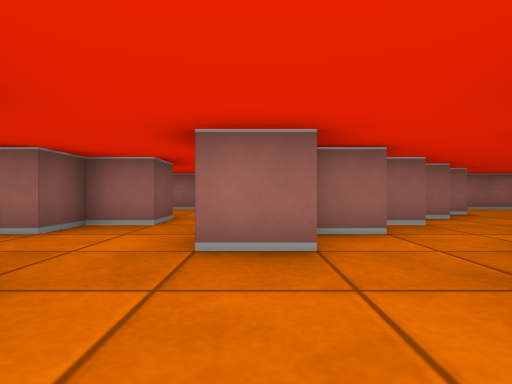
View 1 (above)

24 first-person views from a walk through a cub3D ray-caster map. The camera is about half as high as the walls, looks level and sees 80° across. The floor is counted in squares. Each view is taken from the middle of a square. On the plan, view 1 faces up. The plan holds only what a view shows up to about 9 squares ahead; the rest is blank.

View 2
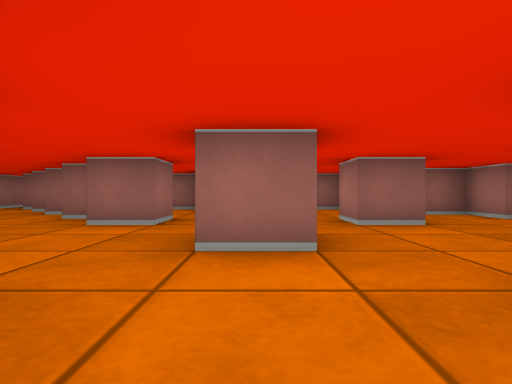

View 3
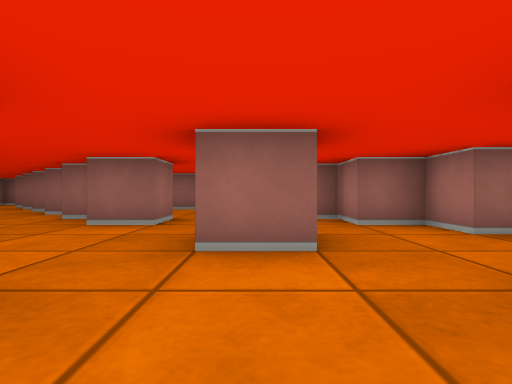

View 4
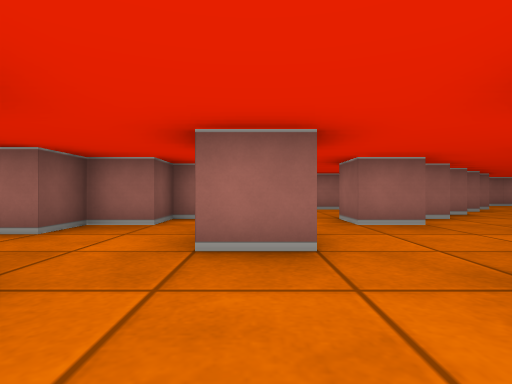

View 5
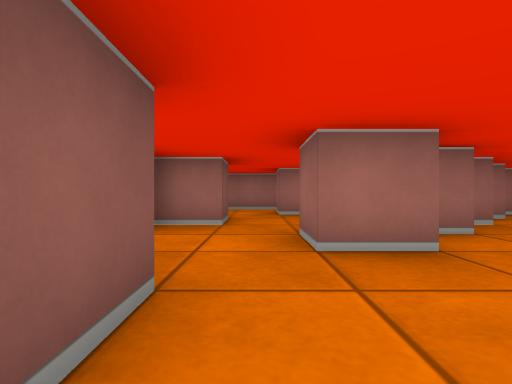

View 6
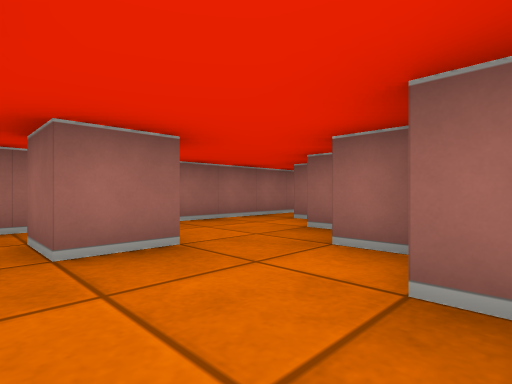

View 7
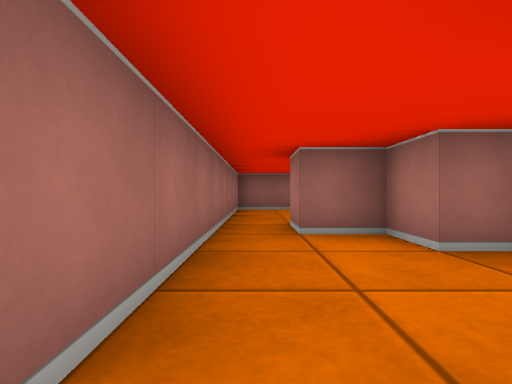

View 8
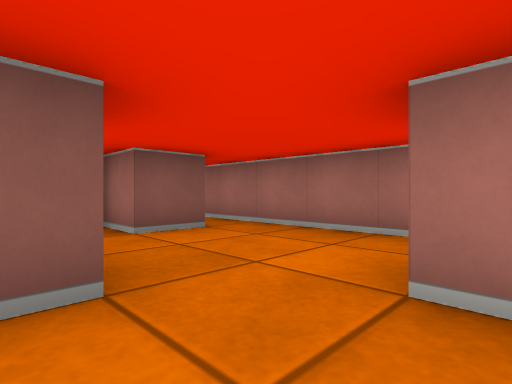

View 9
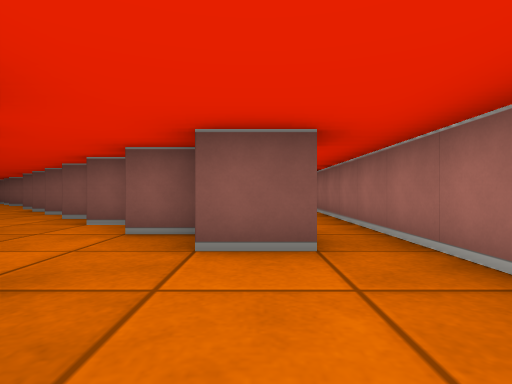

View 10
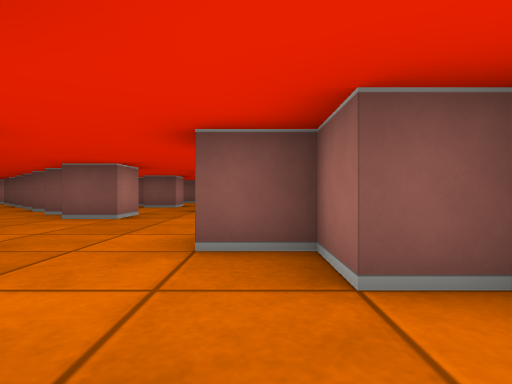

View 11
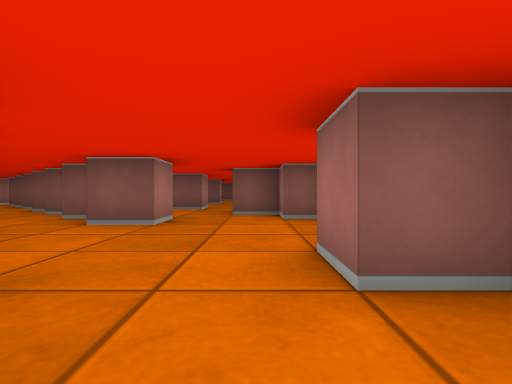

View 12
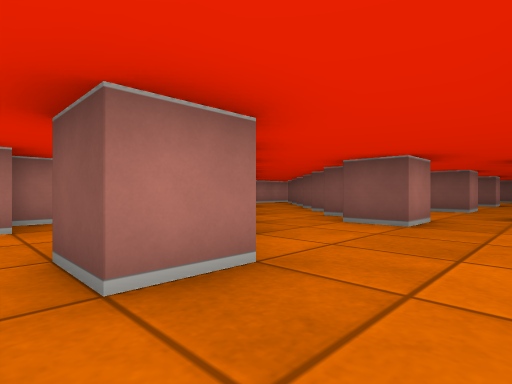

View 13
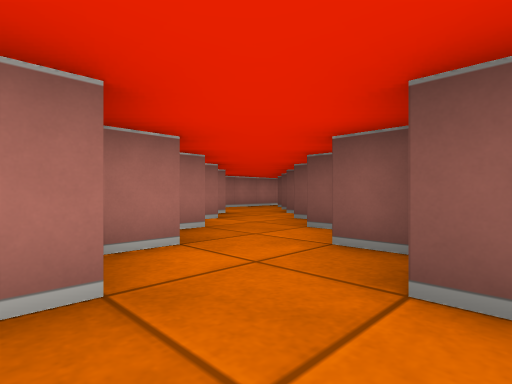

View 14
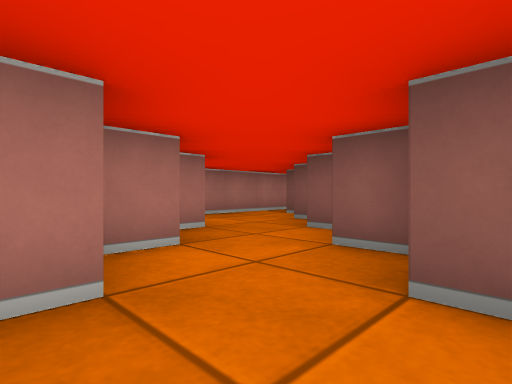

View 15
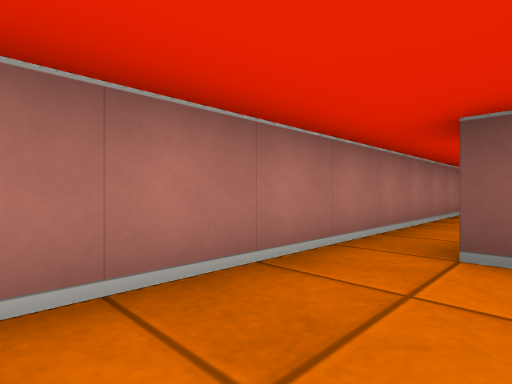

View 16
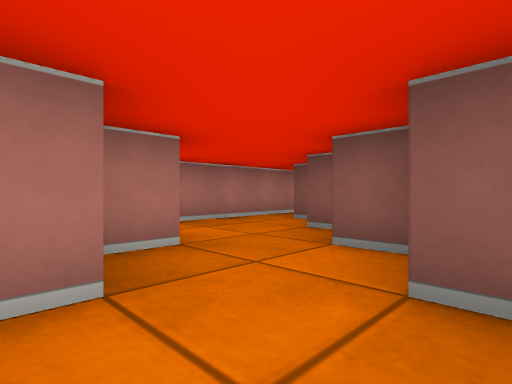

View 17
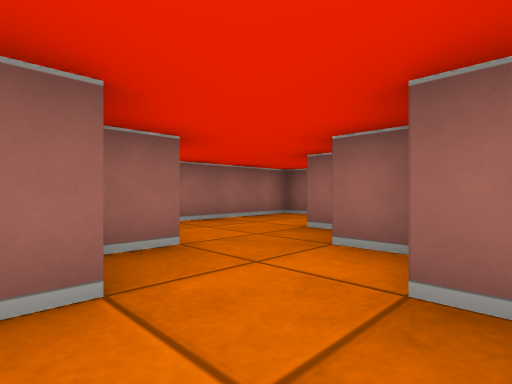

View 18
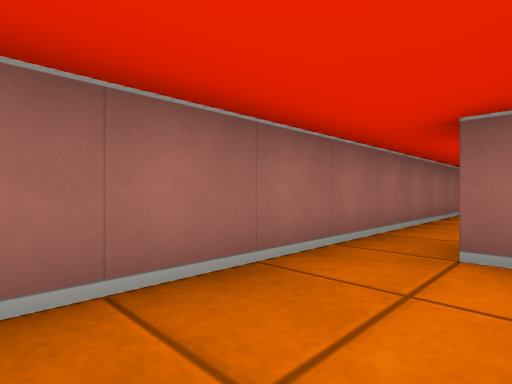

View 19
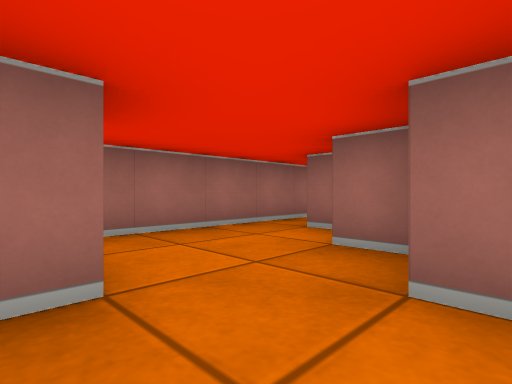

View 20
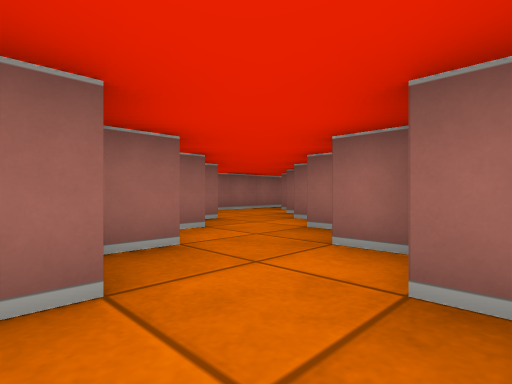

View 21
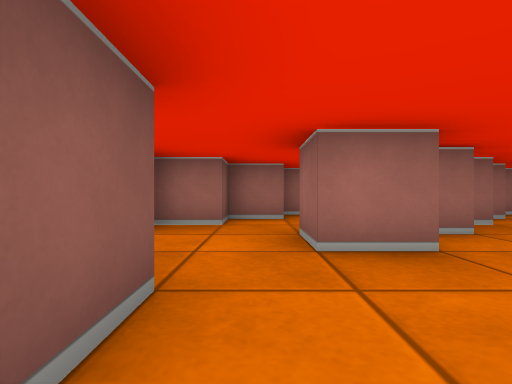

View 22
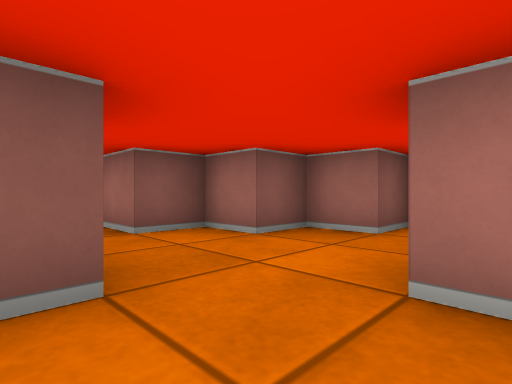

View 23
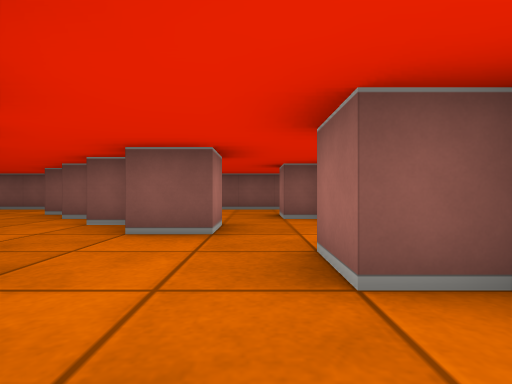

View 24
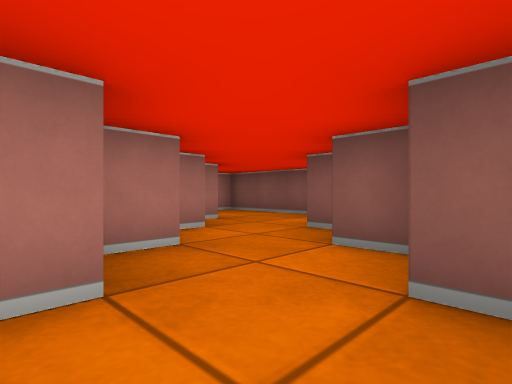

### Floor plan
Key: @ floor where view 1 was taken; # wall or solid block; . floor.
Columns run from 21 left of view 1 to 9 right of it. Each row starts with its distance up from view 1.
  9           #####################
  8           ....................#
  7         ##..##  ##...#..##....#
  6        ##..##  ##......##..##
  5       ##..##  ##..##..##..##
  4      ##..##. ##..##..##..##
  3     ##..##. ##..##...#..##
  2    ##..##..##...#......##
  1 #  #...#...#.......#...#...#
  0 #....................@....
 -1 #...##..##..##..##...#.. #
 -2    ##..    ##..##......
 -3   ##..    ##..##..##..
 -4   #..##  ##..##..##
 -5  ...##  ##..##..##
 -6 #..##  ##..##..##
 -7 #..#   #...#...#
 -8 #.     ........
 -9 ##    #########

Positions as (right, up) in squares from view 1, and headings:
1: (0, 0), facing up
2: (-5, 1), facing right
3: (-3, -1), facing right
4: (-2, -2), facing up
5: (-1, 0), facing up
6: (-1, 4), facing up-right
7: (0, 8), facing right
8: (0, 5), facing up-left
9: (-1, 7), facing left
10: (-2, 2), facing left
11: (-3, 1), facing left
12: (-3, 1), facing down-left
13: (-2, -1), facing down-left
14: (-4, -3), facing down-left
15: (-7, -7), facing down-left
16: (-9, -4), facing down-left
17: (3, 4), facing up-right
18: (-11, 7), facing up-right
19: (-12, 5), facing up-right
20: (-15, 2), facing up-right
21: (-15, -2), facing up
22: (-14, -1), facing up-left
23: (-12, 0), facing left
24: (-15, -2), facing down-left
